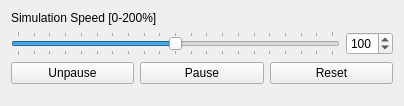
<?xml version="1.0" encoding="UTF-8"?>
<ui version="4.0">
 <class>GazeboInterface</class>
 <widget class="QWidget" name="GazeboInterface">
  <property name="geometry">
   <rect>
    <x>0</x>
    <y>0</y>
    <width>404</width>
    <height>106</height>
   </rect>
  </property>
  <property name="windowTitle">
   <string>Gazebo Interface</string>
  </property>
  <layout class="QVBoxLayout" name="verticalLayout">
   <item>
    <widget class="QLabel" name="label">
     <property name="text">
      <string>Simulation Speed [0-200%]</string>
     </property>
    </widget>
   </item>
   <item>
    <layout class="QHBoxLayout" name="horizontalLayout_2">
     <item>
      <widget class="QSlider" name="simSpeedHorizontalSlider">
       <property name="maximum">
        <number>200</number>
       </property>
       <property name="value">
        <number>100</number>
       </property>
       <property name="sliderPosition">
        <number>100</number>
       </property>
       <property name="orientation">
        <enum>Qt::Horizontal</enum>
       </property>
       <property name="invertedAppearance">
        <bool>false</bool>
       </property>
       <property name="tickPosition">
        <enum>QSlider::TicksBothSides</enum>
       </property>
       <property name="tickInterval">
        <number>10</number>
       </property>
      </widget>
     </item>
     <item>
      <widget class="QSpinBox" name="simSpeedSpinBox">
       <property name="accelerated">
        <bool>false</bool>
       </property>
       <property name="maximum">
        <number>200</number>
       </property>
       <property name="value">
        <number>100</number>
       </property>
      </widget>
     </item>
    </layout>
   </item>
   <item>
    <layout class="QHBoxLayout" name="horizontalLayout">
     <item>
      <widget class="QPushButton" name="unpausePushButton">
       <property name="text">
        <string>Unpause</string>
       </property>
       <property name="icon">
        <iconset theme="media-playback-start">
         <normaloff>.</normaloff>.</iconset>
       </property>
      </widget>
     </item>
     <item>
      <widget class="QPushButton" name="pausePushButton">
       <property name="text">
        <string>Pause</string>
       </property>
       <property name="icon">
        <iconset theme="media-playback-pause">
         <normaloff>.</normaloff>.</iconset>
       </property>
      </widget>
     </item>
     <item>
      <widget class="QPushButton" name="resetPushButton">
       <property name="text">
        <string>Reset</string>
       </property>
       <property name="icon">
        <iconset theme="view-refresh">
         <normaloff>.</normaloff>.</iconset>
       </property>
      </widget>
     </item>
    </layout>
   </item>
   <item>
    <spacer name="verticalSpacer">
     <property name="orientation">
      <enum>Qt::Vertical</enum>
     </property>
     <property name="sizeHint" stdset="0">
      <size>
       <width>20</width>
       <height>40</height>
      </size>
     </property>
    </spacer>
   </item>
  </layout>
 </widget>
 <resources/>
 <connections>
  <connection>
   <sender>simSpeedHorizontalSlider</sender>
   <signal>valueChanged(int)</signal>
   <receiver>simSpeedSpinBox</receiver>
   <slot>setValue(int)</slot>
   <hints>
    <hint type="sourcelabel">
     <x>175</x>
     <y>74</y>
    </hint>
    <hint type="destinationlabel">
     <x>370</x>
     <y>74</y>
    </hint>
   </hints>
  </connection>
  <connection>
   <sender>simSpeedSpinBox</sender>
   <signal>valueChanged(int)</signal>
   <receiver>simSpeedHorizontalSlider</receiver>
   <slot>setValue(int)</slot>
   <hints>
    <hint type="sourcelabel">
     <x>366</x>
     <y>74</y>
    </hint>
    <hint type="destinationlabel">
     <x>171</x>
     <y>74</y>
    </hint>
   </hints>
  </connection>
 </connections>
</ui>
